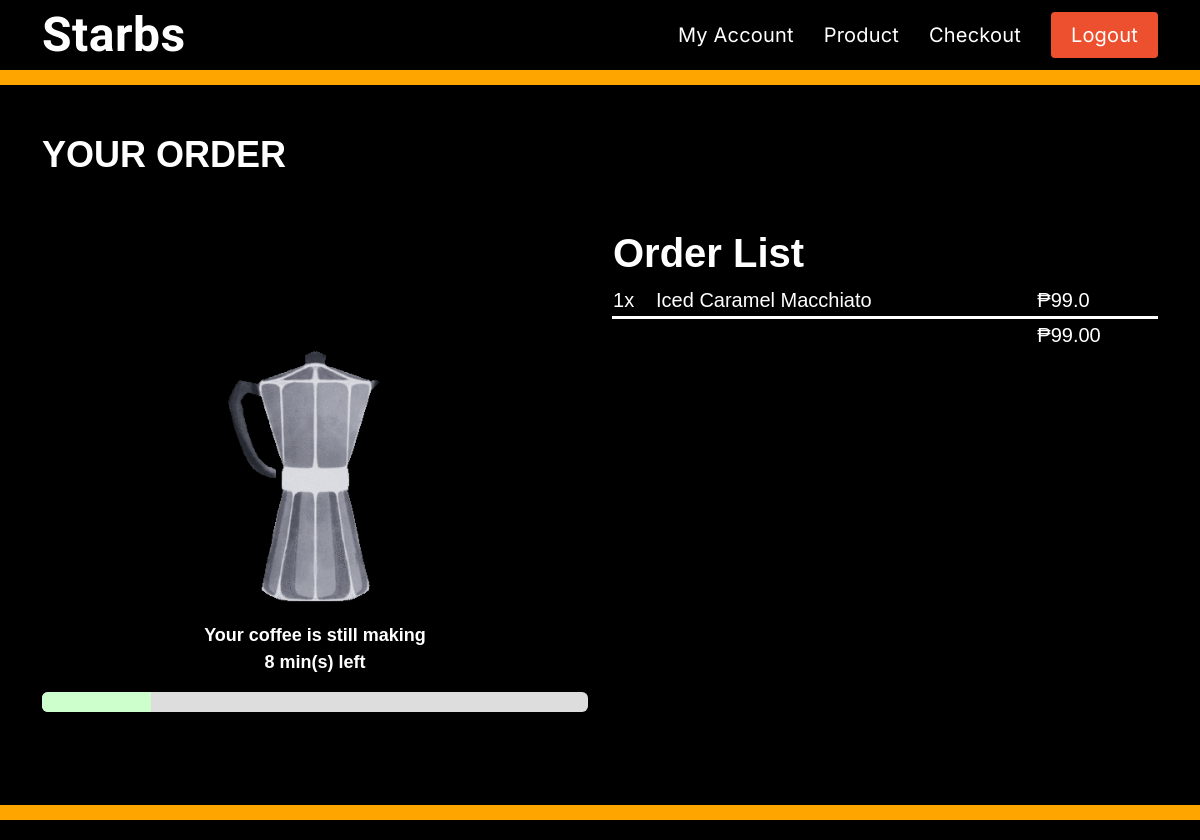
The page /barista (signed in) on the database its author committed.
### server.py (models this page shows, shortened)
class CartItem(db.Model):
    id = db.Column(db.Integer, primary_key=True)
    product_id = db.Column(db.Integer, nullable=False)
    name = db.Column(db.String(100), nullable=False)
    price = db.Column(db.Float, nullable=False)
    quantity = db.Column(db.Integer, nullable=False, default=1)
    user_id = db.Column(db.Integer, db.ForeignKey('user.id'), nullable=False)
    paid = db.Column(db.Integer, nullable=False, default=False)
    recipt = db.Column(db.String(100), nullable=True, default=0)
    delivered = db.Column(db.Integer, nullable=True, default=0)
    create_at = db.Column(db.DateTime, nullable=False, default=datetime.utcnow)
    update_at = db.Column(db.DateTime, nullable=False, default=datetime.utcnow)

### server.py (the view)
@app.route('/barista', methods=['GET'])
@login_required
def barista():
    user_id = session['id']
    cart_items = CartItem.query.filter(and_(CartItem.user_id == user_id, CartItem.delivered == 0)).all()
    merged_items = defaultdict(int)
    for item in cart_items:
        merged_items[item.name] += item.quantity
    for name, quantity in merged_items.items():
        items = [i for i in cart_items if i.name == name]
        merged_items[name] = {
            'quantity': quantity,
            'total_price': sum(item.price for item in items)
        }
    return render_template('barista.html', cartData=merged_items)

### server.py (called while the page is built)
def login_required(f):
    @wraps(f)
    def decorated_function(*args, **kwargs):
        if 'logged_in' not in session:
            return redirect('/login')
        return f(*args, **kwargs)
    return decorated_function

### templates/barista.html (shortened to what this page needs)
    {% extends "master.html" %}
    {% block body %}
    <section class="full-height-section" >
      <div class="container" data-aos="fade-up">
        <div class="section-title">
          <p style="color:white">Your Order</p>
        </div>
        <div class="row">
         <div class="col-lg-6">
          <div class="col-lg-12 d-flex align-items-center justify-content-center">
            <img src="{{ url_for('static',filename='assets/img/barista.gif')}}" alt="" style="height: 400px; width: 400px;">
          </div>
          <div style="text-align: center;">
            <p id="timerText" style="color: white;font-size: 18px;font-family: arial; font-weight: bold; margin-bottom: 0px">Your coffee is still making</p>
          </div>
          <p id="timer" style="color: white; font-size: 18px; font-family: arial; font-weight: bold; text-align: center; margin-top: 0px;padding-bottom: 0px">10 min(s) left</p>
          <div class="progress" style="width: 100%; height: 20px; background-color: #ddd;">
            <div id="progressBar" class="progress-bar" role="progressbar" style="width: 100%; background-color: white;"></div>
          </div>
        </div>
        <div class="col-lg-6">
          <table id="cartTable">
            <thead>
              <tr>
                <th colspan="3">Order List</th>
              </tr>
            </thead>
            <tbody>
              {% for name, item_details in cartData.items() %}
              <tr>
                <td>{{ item_details.quantity }}x</td>
                <td>{{ name }}</td>
                <td>₱{{ item_details.total_price }}</td>
              </tr>
              {% endfor %}
              <tr class="total-row">
                <td colspan="2" style="border-top: 3px solid white;"></td>
                <td  id="totalPrice" style="border-top: 3px solid white; ">₱{{ total_price }}</td>
              </tr>
            </tbody>
          </table>
        </div>
      </div>
    </div>
  </section>
{% endblock %}

### static/assets/css/style.css (style rules this page uses)
body { font-family: "Inter", sans-serif, "ABeeZee", "Lato", "Vujahday Script","Allan"; color: #444444; }
.full-height-section { height: 100vh; display: flex; align-items: center; }
section { padding: 60px 0; }
.section-title { padding-bottom: 40px; }
.section-title p { margin: 0; margin: 0; font-size: 36px; font-weight: 700; text-transform: uppercase; font-family: "Poppins", sans-serif; color: #0f2f57; }

### templates/barista.html (style rules this page uses)
th { background-color: black; color: white; font-size: 40px; font-family: Arial; font-weight: bold; width: 50%; }
td { color: white; font-size: 20px; font-family: Arial; }

### rows shown on the page
CartItem: quantity "1", name "Iced Caramel Macchiato", total_price "99.0"
